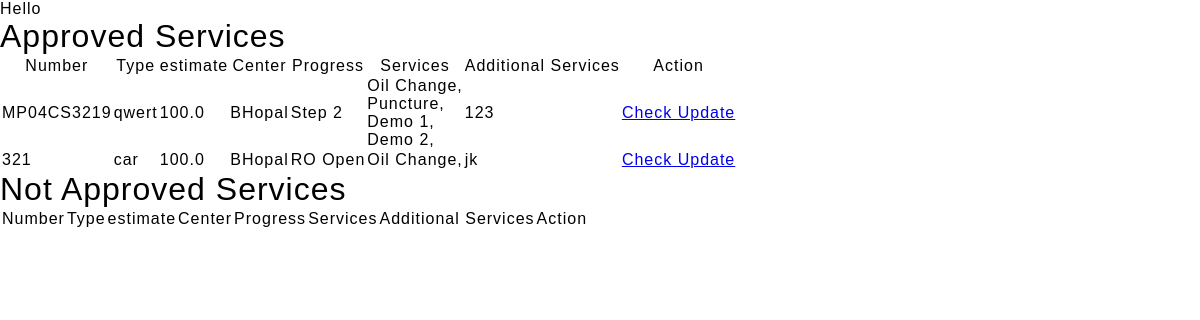
/services (signed in), run on an earlier commit of the app's database.
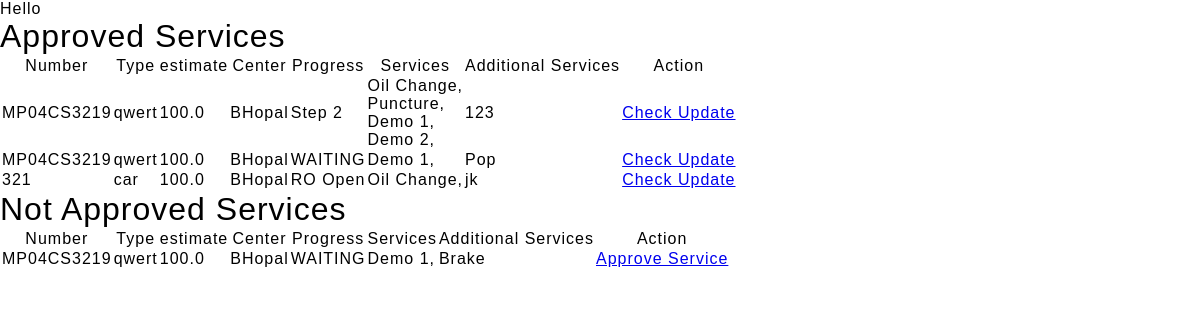
And on a later commit of the database.
### ERP/models.py (models this page shows, shortened)
class Service(models.Model):
    vehical = models.ForeignKey(Vehical , on_delete=models.SET_NULL, blank=True , null= True)
    service_estimate = models.FloatField(default= 100)
    center = models.ForeignKey(Center , on_delete=models.SET_NULL, blank=True , null= True)
    class Progress(models.TextChoices):
        WAITING = 'WAITING' , 'Waiting'
        DOING = 'DOING' , 'Doing'
    progress = models.CharField(max_length=20 , choices=Progress.choices , default= Progress.WAITING)
    services = models.ManyToManyField(ProvidedService)
    additional_services = models.CharField(max_length=200, blank = True , null = True)
    is_approved = models.BooleanField(default=False)

class Vehical(models.Model):
    customer = models.ForeignKey(Customer , on_delete=models.CASCADE)
    number = models.CharField(max_length=20 , unique= True)
    type = models.CharField(max_length=20)

class ProvidedService(models.Model):
    name = models.CharField(max_length=100)
    description = models.CharField(max_length=400, default="Diam dolor diam ipsum sit amet diam et eos erat ipsum")
    duration = models.DurationField()
    renew_time = models.DurationField()
    price = models.IntegerField(default=500)
    on_display = models.BooleanField(default=False)
    icon = models.CharField(max_length=50 , default="fa fa-certificate fa-3x text-primary flex-shrink-0")

### Franchise/models.py (models this page shows, shortened)
class Center(models.Model):
    name = models.CharField(max_length=100)
    location = models.CharField(max_length=200)

### account/decorators.py (the view)
        def wrapper(request , *args, **kwargs):
            group = None
            role = request.user.role
            print(role)
            if role in allowed_roles:
                return view_func(request , *args, **kwargs)
            else :
                print('User Not allowed')
                return redirect('unauth_page')

### ERP/views.py (called while the page is built)
@login_required(login_url= 'login_page')
@allowed_users(allowed_roles=[User.Role.CUSTOMER])
def customer_services(request):
    vehicals = Vehical.objects.filter(customer = Customer.objects.get(user=request.user))
    context = {}
    app_services = Service.objects.filter(is_approved = True , vehical__in = vehicals)
    not_app_services = Service.objects.filter(is_approved = False, vehical__in = vehicals)
    context['app_services'] = app_services
    context['not_app_services'] = not_app_services
    return render(request , 'ERP/service/customer_view.html',context)

### templates/ERP/service/customer_view.html
{% extends 'Base/base.html' %}
{% load static %}
{% block content %}
<h1>Approved Services</h1>
<table class = 'table'>
    <tr>
        <th>Number</th>
        <th>Type</th>
        <th>estimate</th>
        <th>Center</th>
        <th>Progress</th>
        <th>Services</th>
        <th>Additional Services</th>
        <th>Action</th>
        </tr>
        {% for service in app_services %}
        <tr>
            <td>{{service.vehical.number}}</td>
            <td>{{service.vehical.type}}</td>
            <td>{{service.service_estimate }} </td>
            <td>{{service.center.name}}</td>
            <td>{{service.progress}}</td>
            <td>
                {% for ser in service.services.all %}
            <p>{{ser.name}},</p>
                    {% endfor %}
            </td>
            <td>{{service.additional_services}}</td>
            <td> <a class="btn btn-outline-info" href="services/view/update/{{service.id}}">Check Update</a></td>
        </tr>
        {% endfor %}
        </table>
<h1>Not Approved Services</h1>
        <table class = 'table' >
            <tr>
                <th>Number</th>
                <th>Type</th>
                <th>estimate</th>
                <th>Center</th>
                <th>Progress</th>
                <th>Services</th>
                <th>Additional Services</th>
                <th>Action</th>
                </tr>
                {% for service in not_app_services %}
                <tr>
                    <td>{{service.vehical.number}}</td>
                    <td>{{service.vehical.type}}</td>
                    <td>{{service.service_estimate}}</td>
                    <td>{{service.center.name}}</td>
                    <td>{{service.progress}}</td>
                    <td>
                        {% for ser in service.services.all %}
                      <p>  {{ser.name}},</p>
                            {% endfor %}
                    </td>
                    <td>{{service.additional_services}}</td>
                    <td> <a class="btn btn-outline-dark" href="services/approve/{{service.id}}">Approve Service</a></td>
                </tr>
                {% endfor %}
</table>
{% endblock %}

What changed in the data, as far as the page shows it:
added Service: vehical.number "MP04CS3219", vehical.type "qwert", service_estimate "100.0", center.name "BHopal", progress "WAITING", additional_services "Pop", ProvidedService (name "Demo 1"), shown under "Approved Services"
added Service: vehical.number "MP04CS3219", vehical.type "qwert", service_estimate "100.0", center.name "BHopal", progress "WAITING", additional_services "Brake", ProvidedService (name "Demo 1"), shown under "Not Approved Services"
